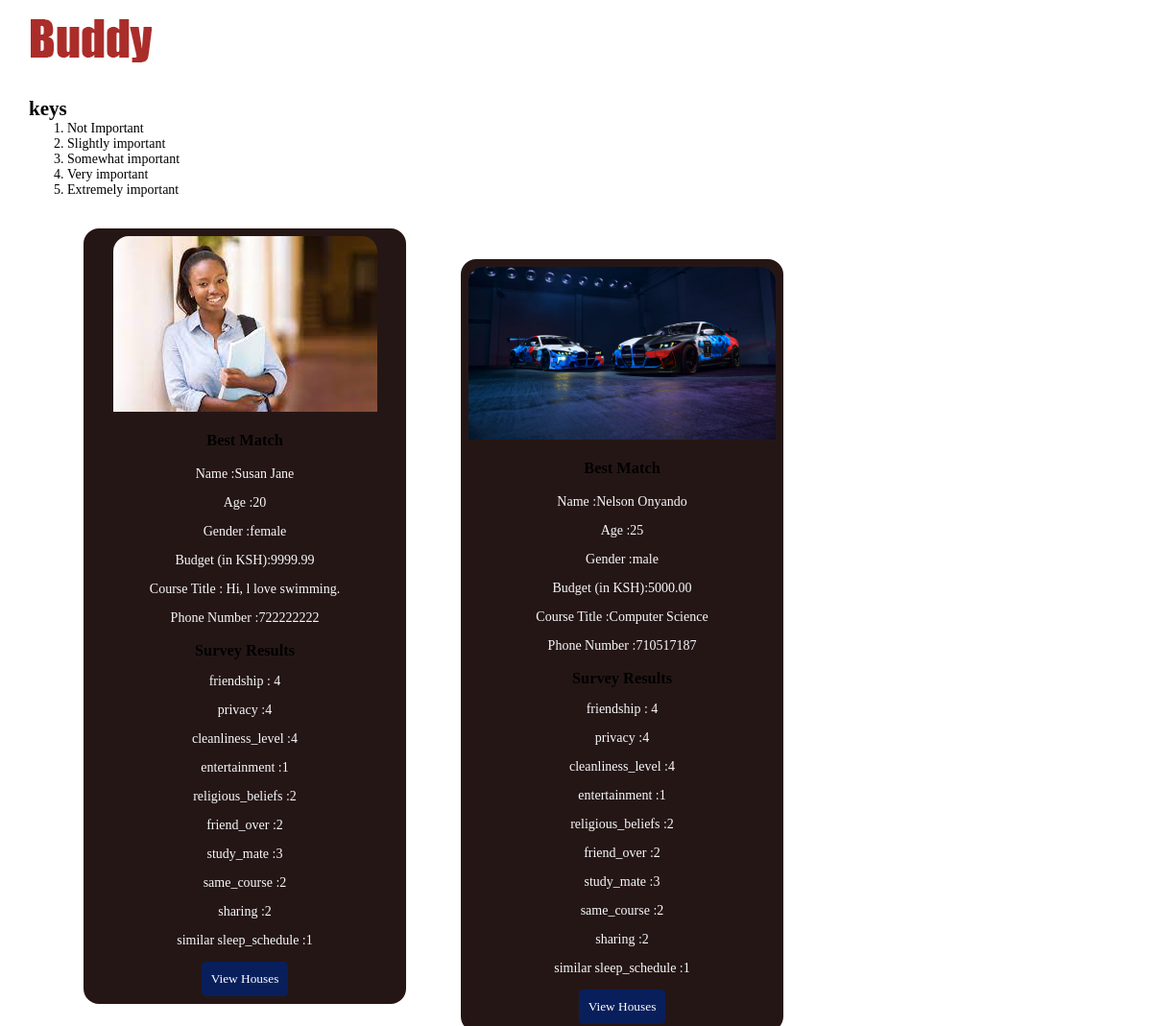
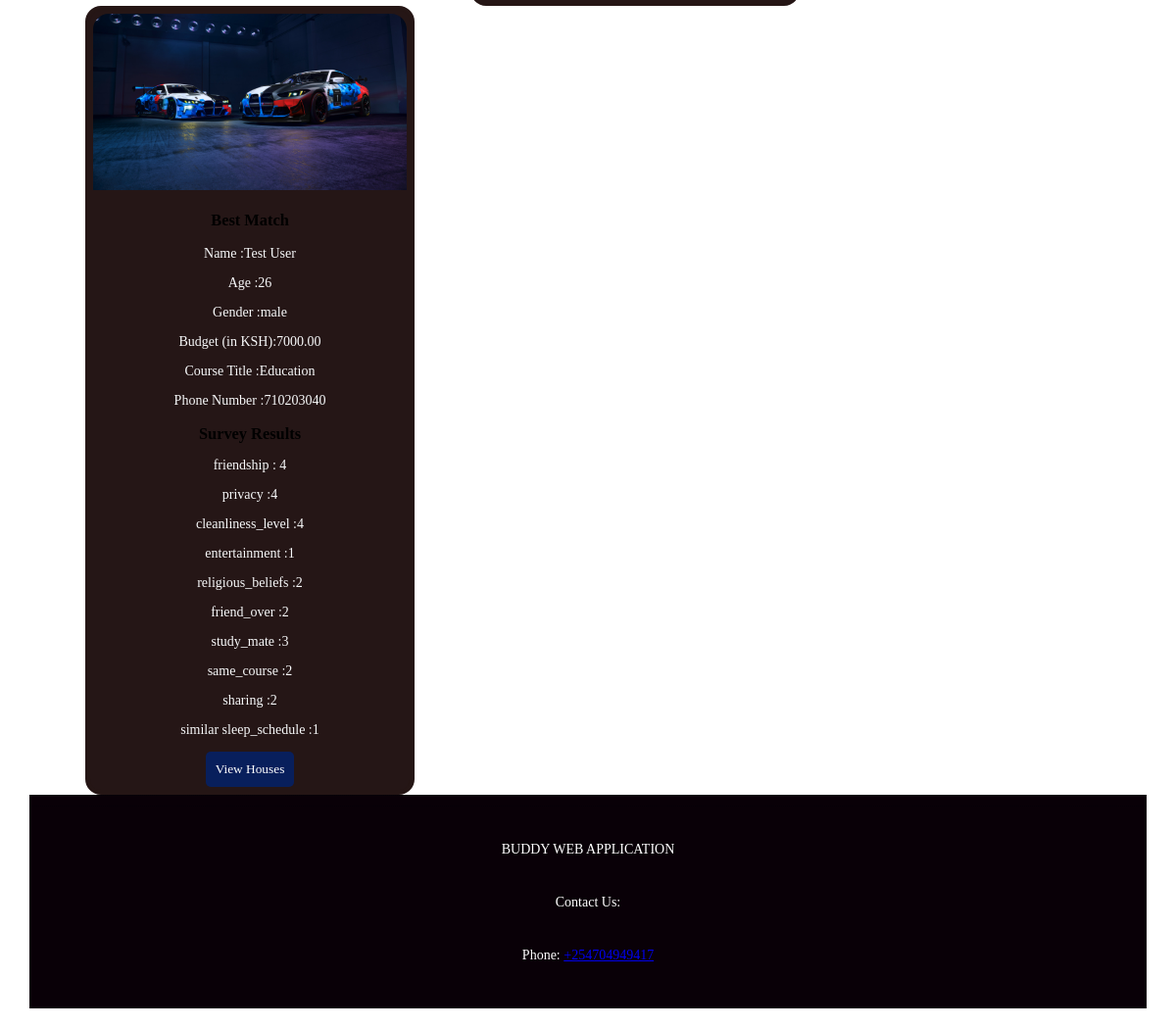
The app's page /buddy/matches.php (signed in) with its own data (2 pictures, top to bottom).
### tables this page shows
CREATE TABLE `profile` (
  `id` int(11) NOT NULL,
  `user_id` int(11) DEFAULT NULL,
  `name` varchar(50) NOT NULL,
  `age` int(2) NOT NULL,
  `gender` varchar(50) NOT NULL,
  `budget` double(6,2) NOT NULL,
  `photo` varchar(255) NOT NULL,
  `bio` text NOT NULL,
  `phone_number` int(13) NOT NULL
);

CREATE TABLE `survey_answer` (
  `id` int(11) NOT NULL,
  `user_id` int(11) DEFAULT NULL,
  `friendship` int(1) NOT NULL,
  `privacy` int(1) NOT NULL,
  `cleanliness_level` int(1) NOT NULL,
  `entertainment` int(1) NOT NULL,
  `religious_beliefs` int(1) NOT NULL,
  `friend_over` int(1) NOT NULL,
  `study_mate` int(1) NOT NULL,
  `same_course` int(1) NOT NULL,
  `sharing` int(1) NOT NULL,
  `sleep_schedule` int(1) NOT NULL
);

### buddy/matches.php (the view, shortened to what this page needs)
<!DOCTYPE html>
<html lang="en">
<head>
    <link rel="stylesheet" href="css/style.css">
</head>
<a href="welcome.php"><img src="img/logo.png" alt="Smiley Face"  style="float:left;"></a>
<br><br><br><br><br>
<h2 style="color:black; margin: auto; text-align: left;" >keys</h2>
<ol style="color:black; margin: auto; text-align: left;" >
  <li>Not Important</li>
  <li>Slightly important</li>
  <li>Somewhat important</li>
  <li>Very important</li>
  <li>Extremely important</li>
</ol>
<br><br>
<?php
$userId = $_SESSION['id'];
    $matched = "SELECT * FROM matched_profile WHERE user_id = $userId LIMIT 6";
try{
  $connect = mysqli_connect("localhost", "root","", 'buddy');
    $matched_rs = mysqli_query($connect, $matched);
    if (mysqli_num_rows($matched_rs) > 0){
        while($row = mysqli_fetch_assoc($matched_rs)){
            $profileId = $row['matched_profile_id'];
            $profile_sql = "SELECT * FROM profile WHERE id =$profileId";
            $profiles = mysqli_query($connect, $profile_sql);
            while($profile = mysqli_fetch_assoc($profiles)){
                $name = $profile['name'];
                $age = $profile['age'];
                $gender = $profile['gender'];
                $budget = $profile['budget'];
                $bio = $profile['bio'];
                $phone_number = $profile['phone_number'];
                $photo = $profile['photo'];
            $survey_sql = "SELECT * FROM survey_answer WHERE user_id =$userId";
            $survey_answer_rs = mysqli_query($connect, $survey_sql);
            $survey_answer = mysqli_fetch_assoc($survey_answer_rs);
            $friendshipP = "";
            $privacyP = "";
            $cleanlinesP = "";
            $entertainmentP = "";
            $religious_beliefsP = '';
            $friendOvP = '';
            $studyMP = '';
            $sameCP = '';
            $sharingP = '';
            $sleepSP ='';
            if(mysqli_num_rows($survey_answer_rs) >0){
              $friendshipP = $survey_answer['friendship'];
            $privacyP = $survey_answer['privacy'];
            $cleanlinesP = $survey_answer['cleanliness_level'];
            $entertainmentP = $survey_answer['entertainment'];
            $religious_beliefsP = $survey_answer['religious_beliefs'];
            $friendOvP = $survey_answer['friend_over'];
            $studyMP = $survey_answer['study_mate'];
            $sameCP = $survey_answer['same_course'];
            $sharingP = $survey_answer['sharing'];
            $sleepSP = $survey_answer['sleep_schedule'];
            }
                echo '
                <div class="col" >
                <div class="card" style="width: 20rem;">
                <img id="pic-1" style="max-width:100%; max-height:200px;" src="img/'.$photo.'" class="card-img-top" alt="...">
                <div class="card-body">
                  <h3 class="card-title"><strong style="color:black;">Best Match</strong></h3>
                  <p id="name" class="card-text">Name :'.$name.'</p>
                  <p id="age" class="card-text">Age :'.$age.'</p>
                  <p id="gender" class="card-text">Gender :'.$gender.'</p>
                  <p id="budget" class="card-text">Budget (in KSH):'.$budget.'</p>
                  <p id="bio" class="card-text">Course Title :'.$bio.'</p>
                  <p id="phone_number" class="card-text">Phone Number :'.$phone_number.'</p>
                  <h3 class="survey-results-title"><Strong style="color:black;">Survey Results </strong></h3>
                  <p id="friendship" class="card-text">friendship : '.$friendshipP.'</p>
                  <p id="privacy" class="card-text">privacy :'.$privacyP.'</p>
                  <p id="cleanliness" class="card-text">cleanliness_level :'.$cleanlinesP.'</p>
                  <p id="entertainment" class="card-text">entertainment :'.$entertainmentP.'</p>
                  <p id="religious_belief" class="card-text">religious_beliefs :'.$religious_beliefsP.'</p>
                  <p id="friend_over" class="card-text">friend_over :'.$friendOvP.'</p>
                  <p id="study" class="card-text">study_mate :'.$studyMP.'</p>
                  <p id="same_course" class="card-text">same_course :'.$sameCP.'</p>
                  <p id="sharing" class="card-text">sharing :'.$sharingP.'</p>
                  <p id="sleep" class="card-text">similar sleep_schedule :'.$sleepSP.'</p>
                  <button style="padding:10px; background:#081F5C; border-radius:5px; border:none"><a href="houses.php" style="text-decoration:none; color:white; cursor:pointer;">View Houses</a></button>
                </div>
                </div>
                </div>
                <br><br>
                ';
              }
        }
        }else{
        echo '<p style="text-align:center; color:red; font-size:16px;"> Sorry there are no matches currently available for you now. Please try again later</p>';
      }
  }
catch (Exception $e) {
    echo "ERROR: Could not prepare query: $matched. " . $e->getMessage();
}
?>
<br><br>
<footer>
<div class="footer_credit">
 <div class="footer_inner_credit">
 <div id="copyright">
 <div class="footer_credit">
            <div class="footer_inner_credit">
            <p>BUDDY WEB APPLICATION</p>
        <div class="contacts">
            <p>Contact Us:</p>
            <p>Phone: <a href="tel:+254704949417">+254704949417</a></p>
                </div>
      </div>
      </div>
      </div>
        </footer>
</body>
</html>

### buddy/css/style.css (style rules this page uses)
* { font-family: 'Times New Roman', 'Lucida Sans Regular', 'Lucida Grande', 'Lucida Sans Unicode', Geneva, Verdana, sans-serif }
h3, h4 { text-align: center; color: #aa2d2a; }
.card { float: left; padding: 3px; margin-left: 5%; border: 2px solid #251615; border-radius: 1rem; background-color: #251616; border-width:5px; color: #f8f9fa; }
.card-img-top { border-top-left-radius: 1rem; border-top-right-radius: 1rem; }
.survey-results-title { margin-bottom: 0px; text-align: center; }
p { font-family: "Times New Roman", Arial, Georgia, Times, 'Times New Roman', serif, sans-serif; }
.footer_credit { border-top: 1px dotted rgb(5, 0, 7); color: white; font-family: Arial; overflow: auto; padding: 10px 0px; background: #090007; text-align: center; width: 100%; }
.footer_inner_credit { width: 100%; margin: 0 auto; }
#copyright { text-align: center; clear: both; line-height: 40px; }

### records on screen
profile: photo (picture), name "Susan Jane", age "20", gender "female", budget "9999.99", bio "Hi, l love swimming.", phone_number "722222222", survey_answer.friendship "4", survey_answer.privacy "4", survey_answer.cleanliness_level "4", survey_answer.entertainment "1", survey_answer.religious_beliefs "2", survey_answer.friend_over "2", survey_answer.study_mate "3", survey_answer.same_course "2", survey_answer.sharing "2", survey_answer.sleep_schedule "1"
profile: photo (picture), name "Nelson Onyando", age "25", gender "male", budget "5000.00", bio "Computer Science", phone_number "710517187", survey_answer.friendship "4", survey_answer.privacy "4", survey_answer.cleanliness_level "4", survey_answer.entertainment "1", survey_answer.religious_beliefs "2", survey_answer.friend_over "2", survey_answer.study_mate "3", survey_answer.same_course "2", survey_answer.sharing "2", survey_answer.sleep_schedule "1"
profile: photo (picture), name "Test User", age "26", gender "male", budget "7000.00", bio "Education", phone_number "710203040", survey_answer.friendship "4", survey_answer.privacy "4", survey_answer.cleanliness_level "4", survey_answer.entertainment "1", survey_answer.religious_beliefs "2", survey_answer.friend_over "2", survey_answer.study_mate "3", survey_answer.same_course "2", survey_answer.sharing "2", survey_answer.sleep_schedule "1"
